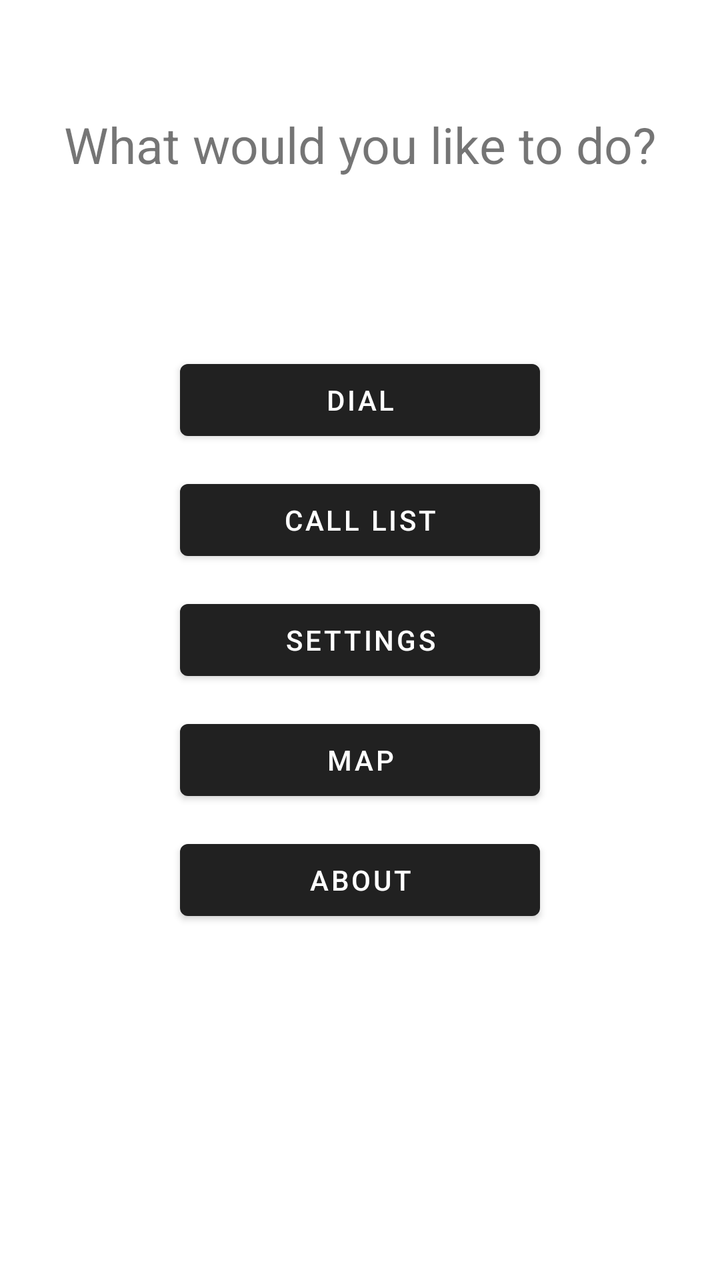
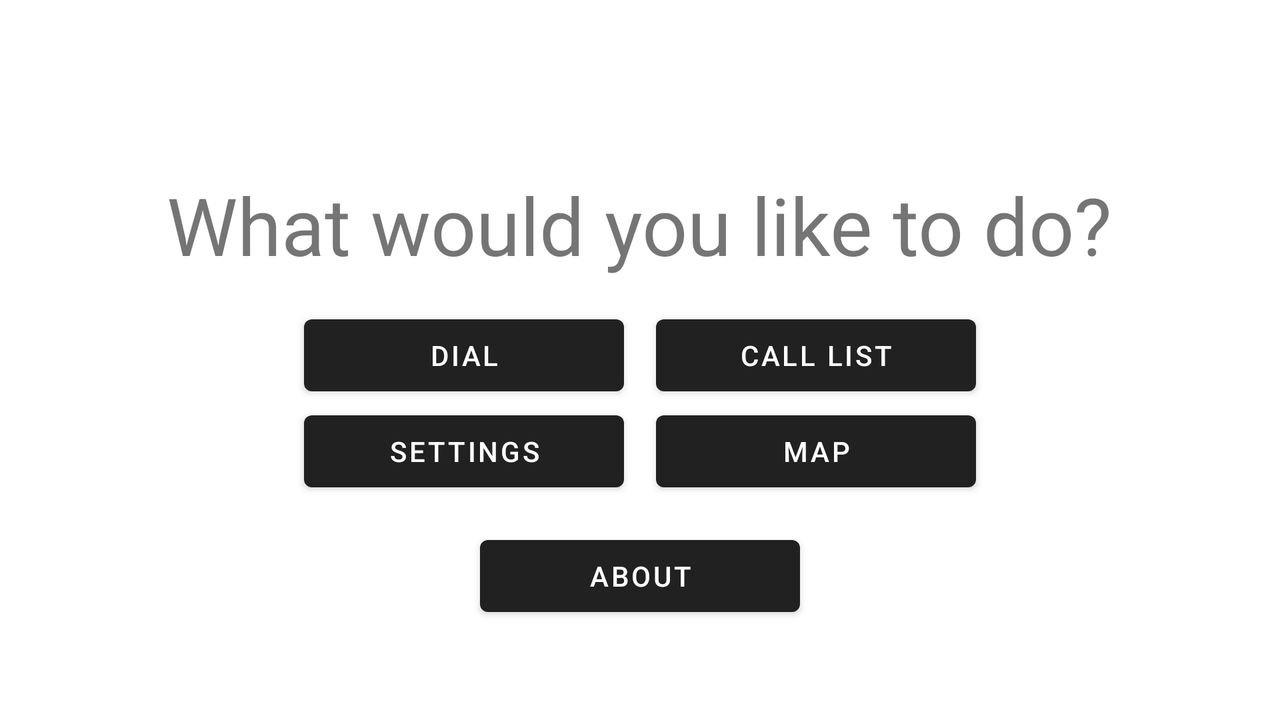

The same Android screen from two of the app's own layout files: first res/layout/ as a phone draws it, then the repository's variant for another configuration, drawn on a device whose configuration selects that folder. Both files follow.
<!-- AndroidManifest.xml: application theme Theme.Dialer -->
<!-- res/layout/activity_main.xml -->
<?xml version="1.0" encoding="utf-8"?>
<androidx.constraintlayout.widget.ConstraintLayout xmlns:android="http://schemas.android.com/apk/res/android"
    xmlns:app="http://schemas.android.com/apk/res-auto"
    xmlns:tools="http://schemas.android.com/tools"
    android:id="@+id/main"
    android:layout_width="match_parent"
    android:layout_height="match_parent"
    tools:context="se.miun.lior2300.dt031g.dialer.MainActivity">

    <TextView
        android:id="@+id/textView"
        android:layout_width="wrap_content"
        android:layout_height="wrap_content"
        android:text="@string/start_info"
        android:textSize="25sp"
        android:layout_marginBottom="32dp"
        app:layout_constraintTop_toTopOf="parent"
        app:layout_constraintStart_toStartOf="parent"
        app:layout_constraintEnd_toEndOf="parent"
        app:layout_constraintBottom_toTopOf="@+id/btnDial" />

    <Button
        android:id="@+id/btnDial"
        android:layout_width="0dp"
        android:layout_height="wrap_content"
        android:text="@string/btn_dail"
        android:layout_marginBottom="12dp"
        app:layout_constraintBottom_toTopOf="@+id/btnCallList"
        app:layout_constraintStart_toStartOf="parent"
        app:layout_constraintEnd_toEndOf="parent"
        app:layout_constraintWidth_percent="0.5" />

    <Button
        android:id="@+id/btnCallList"
        android:layout_width="0dp"
        android:layout_height="wrap_content"
        android:text="@string/btn_call_list"
        android:layout_marginBottom="12dp"
        app:layout_constraintBottom_toTopOf="@+id/btnSettings"
        app:layout_constraintStart_toStartOf="parent"
        app:layout_constraintEnd_toEndOf="parent"
        app:layout_constraintWidth_percent="0.5" />

    <Button
        android:id="@+id/btnSettings"
        android:layout_width="0dp"
        android:layout_height="wrap_content"
        android:text="@string/btn_settings"
        app:layout_constraintStart_toStartOf="parent"
        app:layout_constraintEnd_toEndOf="parent"
        app:layout_constraintTop_toTopOf="parent"
        app:layout_constraintBottom_toBottomOf="parent"
        app:layout_constraintVertical_bias="0.5"
        app:layout_constraintWidth_percent="0.5" />

    <Button
        android:id="@+id/btnMap"
        android:layout_width="0dp"
        android:layout_height="wrap_content"
        android:text="@string/btn_map"
        android:layout_marginTop="12dp"
        app:layout_constraintTop_toBottomOf="@+id/btnSettings"
        app:layout_constraintStart_toStartOf="parent"
        app:layout_constraintEnd_toEndOf="parent"
        app:layout_constraintWidth_percent="0.5" />

    <Button
        android:id="@+id/btnAbout"
        android:layout_width="0dp"
        android:layout_height="wrap_content"
        android:text="@string/btn_about"
        android:layout_marginTop="12dp"
        app:layout_constraintTop_toBottomOf="@+id/btnMap"
        app:layout_constraintStart_toStartOf="parent"
        app:layout_constraintEnd_toEndOf="parent"
        app:layout_constraintWidth_percent="0.5" />

</androidx.constraintlayout.widget.ConstraintLayout>
<!-- resources referenced by this layout -->
<resources>
  <string name="btn_about">About</string>
  <string name="btn_call_list">Call list</string>
  <string name="btn_dail">Dial</string>
  <string name="btn_map">Map</string>
  <string name="btn_settings">Settings</string>
  <string name="start_info">What would you like to do?</string>
  <style name="Theme.Dialer" parent="Base.Theme.Dialer" />
  <style name="Base.Theme.Dialer" parent="Theme.MaterialComponents.DayNight.DarkActionBar">
          
          
      </style>
</resources>
<!-- res/layout-land/activity_main.xml (the repository's variant of the layout above) -->
<!-- drawn on the phone turned sideways -->
<?xml version="1.0" encoding="utf-8"?>
<androidx.constraintlayout.widget.ConstraintLayout xmlns:android="http://schemas.android.com/apk/res/android"
    xmlns:app="http://schemas.android.com/apk/res-auto"
    xmlns:tools="http://schemas.android.com/tools"
    android:id="@+id/main"
    android:layout_width="match_parent"
    android:layout_height="match_parent"
    tools:context="se.miun.lior2300.dt031g.dialer.MainActivity">

    <TextView
        android:id="@+id/textView"
        android:layout_width="wrap_content"
        android:layout_height="wrap_content"
        android:text="@string/start_info"
        android:textSize="40sp"
        app:layout_constraintBottom_toBottomOf="parent"
        app:layout_constraintEnd_toEndOf="parent"
        app:layout_constraintHorizontal_bias="0.498"
        app:layout_constraintStart_toStartOf="parent"
        app:layout_constraintTop_toTopOf="parent"
        app:layout_constraintVertical_bias="0.279"
        app:layout_constraintVertical_chainStyle="packed" />

    <Button
        android:id="@+id/btnCallList"
        android:layout_width="0dp"
        android:layout_height="wrap_content"
        android:layout_marginStart="8dp"
        android:text="@string/btn_call_list"
        app:layout_constraintBottom_toTopOf="@+id/btnMap"
        app:layout_constraintEnd_toEndOf="parent"
        app:layout_constraintHorizontal_bias="0.5"
        app:layout_constraintStart_toEndOf="@+id/btnDial"
        app:layout_constraintTop_toBottomOf="@+id/textView"
        app:layout_constraintVertical_chainStyle="packed"
        app:layout_constraintWidth_percent="0.25" />

    <Button
        android:id="@+id/btnDial"
        android:layout_width="0dp"
        android:layout_height="wrap_content"
        android:layout_marginEnd="8dp"
        android:text="@string/btn_dail"
        app:layout_constraintBottom_toTopOf="@+id/btnSettings"
        app:layout_constraintEnd_toStartOf="@+id/btnCallList"
        app:layout_constraintHorizontal_bias="0.5"
        app:layout_constraintHorizontal_chainStyle="packed"
        app:layout_constraintStart_toStartOf="parent"
        app:layout_constraintTop_toBottomOf="@+id/textView"
        app:layout_constraintVertical_chainStyle="packed"
        app:layout_constraintWidth_percent="0.25" />

    <Button
        android:id="@+id/btnMap"
        android:layout_width="0dp"
        android:layout_height="wrap_content"
        android:layout_marginStart="8dp"
        android:text="@string/btn_map"
        app:layout_constraintBottom_toTopOf="@+id/btnAbout"
        app:layout_constraintEnd_toEndOf="parent"
        app:layout_constraintHorizontal_bias="0.5"
        app:layout_constraintStart_toEndOf="@+id/btnSettings"
        app:layout_constraintTop_toBottomOf="@+id/btnCallList"
        app:layout_constraintWidth_percent="0.25" />

    <Button
        android:id="@+id/btnSettings"
        android:layout_width="0dp"
        android:layout_height="wrap_content"
        android:layout_marginEnd="8dp"
        android:text="@string/btn_settings"
        app:layout_constraintBottom_toTopOf="@+id/btnAbout"
        app:layout_constraintEnd_toStartOf="@+id/btnMap"
        app:layout_constraintHorizontal_bias="0.5"
        app:layout_constraintHorizontal_chainStyle="packed"
        app:layout_constraintStart_toStartOf="parent"
        app:layout_constraintTop_toBottomOf="@+id/btnDial"
        app:layout_constraintWidth_percent="0.25" />

    <Button
        android:id="@+id/btnAbout"
        android:layout_width="0dp"
        android:layout_height="wrap_content"
        android:text="@string/btn_about"
        app:layout_constraintBottom_toBottomOf="parent"
        app:layout_constraintEnd_toEndOf="parent"
        app:layout_constraintStart_toStartOf="parent"
        app:layout_constraintTop_toBottomOf="@+id/textView"
        app:layout_constraintVertical_bias="0.723"
        app:layout_constraintWidth_percent="0.25" />

</androidx.constraintlayout.widget.ConstraintLayout>
